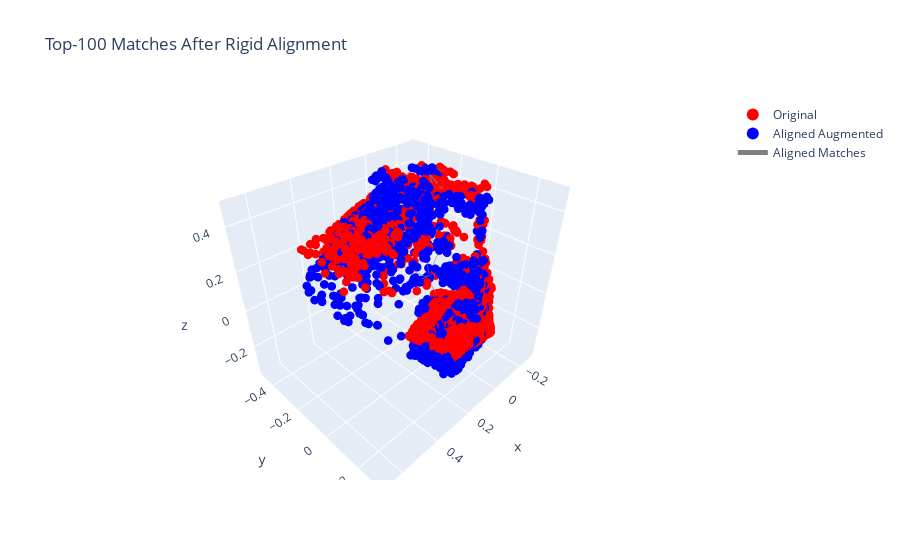

The notebook cell saved with this chart:
### Code cell
from scipy.spatial.transform import Rotation as R
from sklearn.utils import check_array

def rigid_alignment(src, tgt):
    # Kabsch algorithm: estimate rotation + translation
    src_mean = np.mean(src, axis=0)
    tgt_mean = np.mean(tgt, axis=0)
    src_centered = src - src_mean
    tgt_centered = tgt - tgt_mean

    H = src_centered.T @ tgt_centered
    U, _, Vt = np.linalg.svd(H)
    R_est = Vt.T @ U.T
    if np.linalg.det(R_est) < 0:
        Vt[-1, :] *= -1
        R_est = Vt.T @ U.T
    t_est = tgt_mean - R_est @ src_mean
    return R_est, t_est

# Extract correspondences
src_corr = coords1[top_k_idx]
tgt_corr = coords2[top_idx[top_k_idx]]

# Compute rigid alignment (rotation + translation)
R_est, t_est = rigid_alignment(tgt_corr, src_corr)

# Apply transformation to the entire augmented cloud
coords2_rigid_aligned = (coords2 @ R_est.T) + t_est

# Offset the aligned cloud for side-by-side view
coords2_aligned_offset = coords2_rigid_aligned.copy()
# coords2_aligned_offset[:, 0] += 2

# Plot aligned result
fig = go.Figure()
fig.add_trace(go.Scatter3d(x=coords1[:, 0], y=coords1[:, 1], z=coords1[:, 2],
    mode='markers', marker=dict(size=3, color='red'), name='Original'))
fig.add_trace(go.Scatter3d(x=coords2_aligned_offset[:, 0], y=coords2_aligned_offset[:, 1], z=coords2_aligned_offset[:, 2],
    mode='markers', marker=dict(size=3, color='blue'), name='Aligned Augmented'))

# Re-draw correspondence lines
lines_x, lines_y, lines_z = [], [], []
for idx in top_k_idx:
    p1 = coords1[idx]
    p2 = coords2_aligned_offset[top_idx[idx]]
    lines_x += [p1[0], p2[0], None]
    lines_y += [p1[1], p2[1], None]
    lines_z += [p1[2], p2[2], None]

fig.add_trace(go.Scatter3d(x=lines_x, y=lines_y, z=lines_z,
    mode='lines', line=dict(color='gray', width=1), name='Aligned Matches'))

fig.update_layout(title=f"Top-{k} Matches After Rigid Alignment",
    scene=dict(aspectmode='data'), legend=dict(itemsizing='constant'))
fig.show()

### Figure 1 — Plotly figure (JSON) as saved in the notebook; plotly's stock layout.template omitted (floating-point values rounded to 4 significant figures; data arrays with more than 128 entries replaced by an {"elided": "..."} marker saying what was removed)
{"data": [{"marker": {"color": "red", "size": 3}, "mode": "markers", "name": "Original", "type": "scatter3d", "x": {"elided": "2048 float values"}, "y": {"elided": "2048 float values"}, "z": {"elided": "2048 float values"}}, {"marker": {"color": "blue", "size": 3}, "mode": "markers", "name": "Aligned Augmented", "type": "scatter3d", "x": {"elided": "2048 float values"}, "y": {"elided": "2048 float values"}, "z": {"elided": "2048 float values"}}, {"line": {"color": "gray", "width": 1}, "mode": "lines", "name": "Aligned Matches", "type": "scatter3d", "x": {"elided": "300 float values"}, "y": {"elided": "300 float values"}, "z": {"elided": "300 float values"}}], "layout": {"legend": {"itemsizing": "constant"}, "scene": {"aspectmode": "data"}, "title": {"text": "Top-100 Matches After Rigid Alignment"}}}
